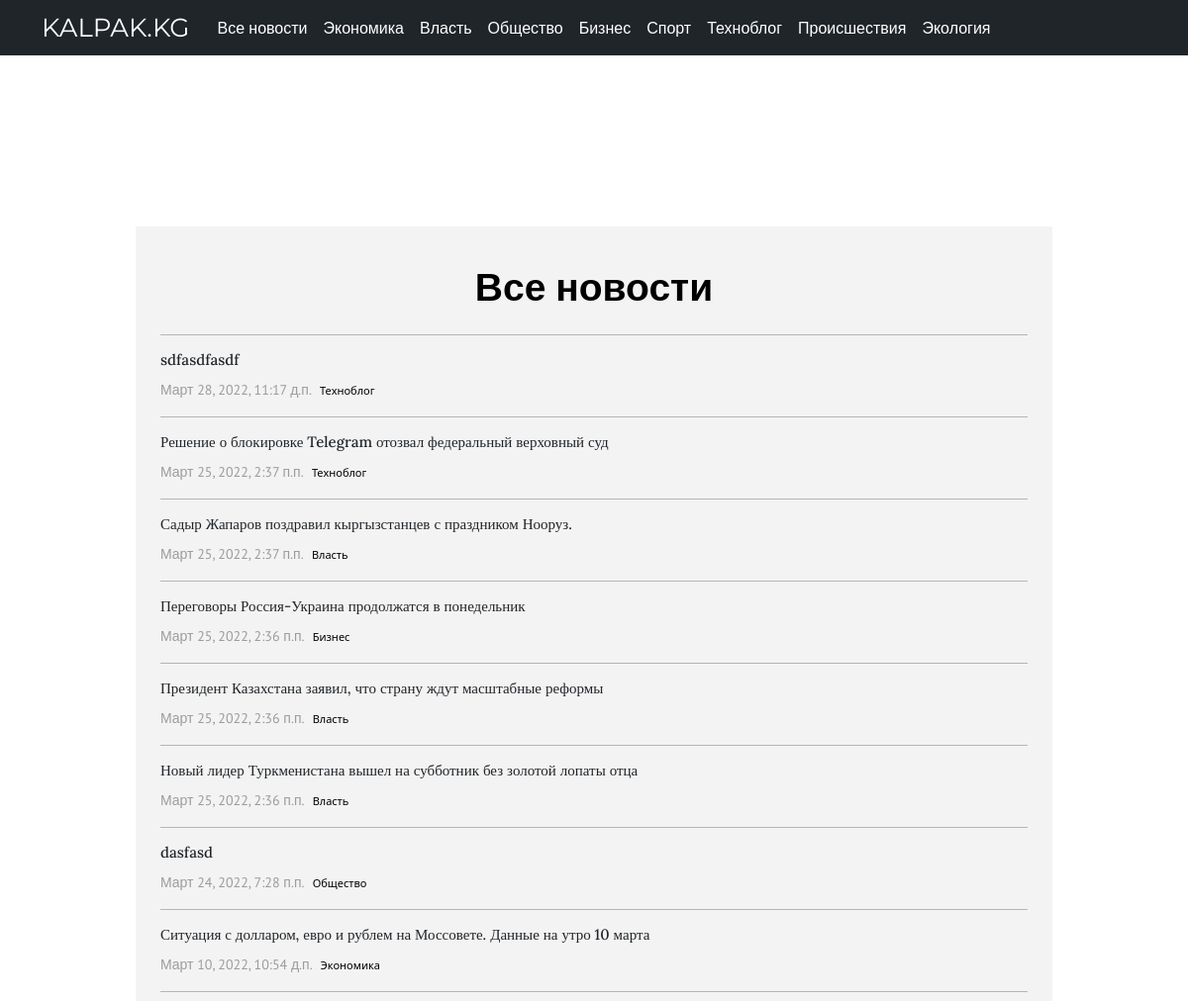
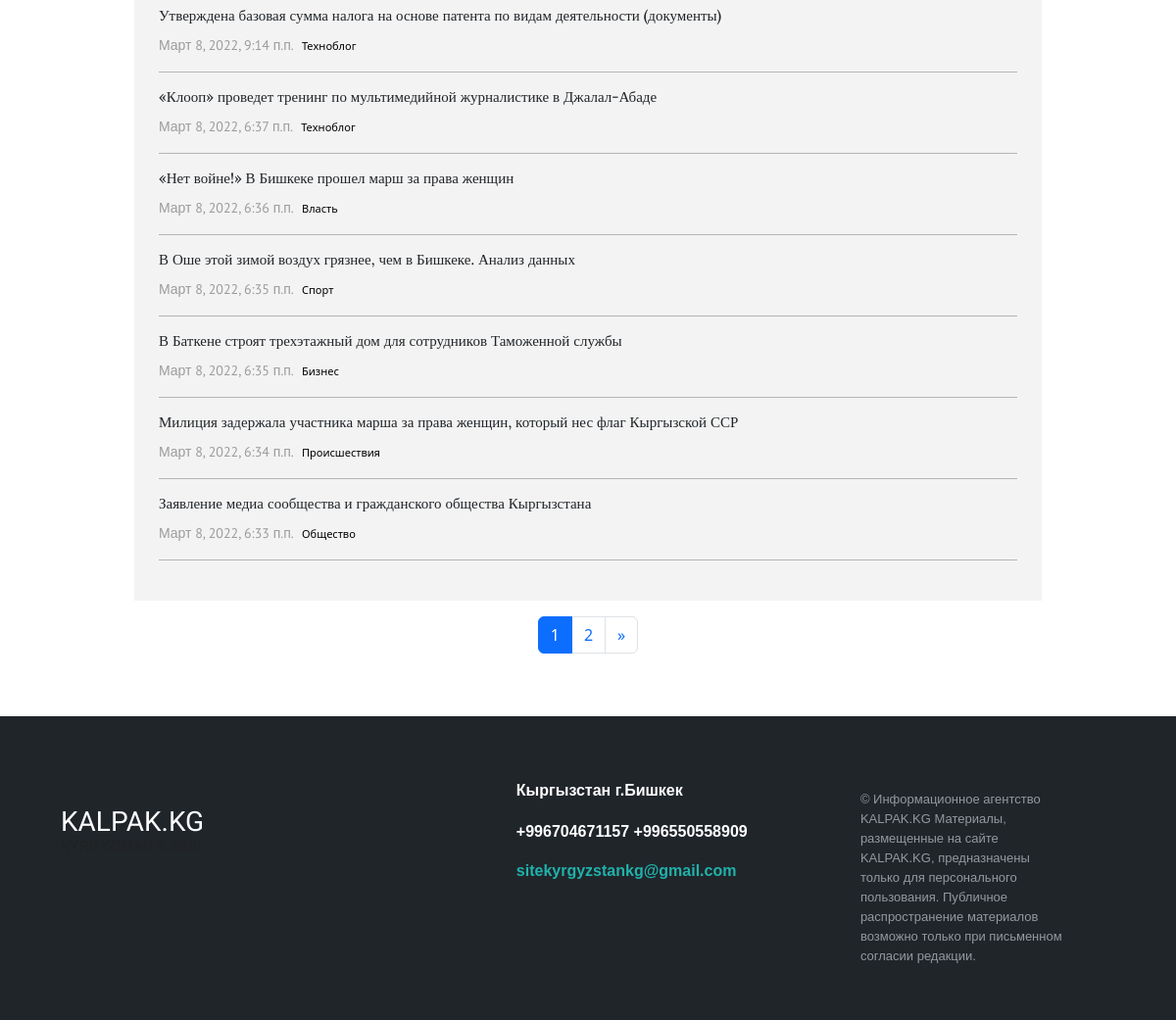
The page /all-news/ on the database its author committed (2 pictures, top to bottom).
### core/models.py (models this page shows, shortened)
class HeadingArticle(models.Model):
    title = models.CharField(max_length=255)
    class Meta:
        verbose_name = "Рубрика"
        verbose_name_plural = "Рубрики"
    def __str__(self):
        return self.title

class Article(models.Model):
    title = models.CharField(max_length=255, null=True, blank=True)
    tt = models.CharField(max_length=255, null=True, blank=True, verbose_name="Подтекст")
    text = models.TextField()
    slug = models.SlugField(max_length=255, unique=True, db_index=True, verbose_name="URL", null=True, blank=True)
    author = models.ForeignKey(
        to="Author",
        on_delete=models.SET_NULL,
        null=True, blank=True,
        related_name="article",
        verbose_name=_("Автор")
    )
    heading = models.ForeignKey(
        to="HeadingArticle",
        on_delete=models.PROTECT,
        null=True,
        related_name="article",
        verbose_name=_("Рубрика")
    )
    readers = models.ManyToManyField(
        to=User,
        related_name="readed_articles",
        blank=True,
        verbose_name=_("Читатели")
    )
    views = models.IntegerField(default=0, verbose_name=_("Просмотры"))
    created_at = models.DateTimeField(
        auto_now_add=True,
        null=True,
    )
    main_article = models.BooleanField(default=False, verbose_name=_("Первая новость"))
    text_article = models.BooleanField(default=False, verbose_name=_("Текстовые новости"))
    center_article = models.BooleanField(default=False)
    right_panel_article = models.BooleanField(default=False, verbose_name=_("Главные новости"))
    pagination_article = models.BooleanField(default=False, verbose_name=_("Архивные"))
    updated_at = models.DateTimeField(auto_now=True)
    is_active = models.BooleanField(default=True)
    metades = models.TextField(null=True, blank=True, verbose_name=_("Ключевые слова"))
    picture = models.ImageField(
        upload_to="articles_image",
        null=True, blank=True,
        verbose_name="Главная картинка статьи"
    )

### core/views.py (the view)
# urls.py: path('all-news/', views.article_page_2, name="article_page_2"),
def article_page_2(request):
    articles = Article.objects.all()
    articles = Article.objects.order_by('-created_at')
    heading = HeadingArticle.objects.all()
    paginator = Paginator(articles, per_page=15)
    page_number = request.GET.get('page', 1)
    page_obj = paginator.get_page(page_number)
    context = {
        "page_obj": page_obj,
        "articles": page_obj.object_list,
        "paginator": paginator,
        "heading": heading,
        "page_number": int(page_number)
    }
    return render(request, "articles2.html", context=context)

### core/templates/articles2.html (shortened to what this page needs)
{% extends 'base.html' %}
{% block content %}
    <div class="container mt-custom">
        <div class="ads_block">
        </div>
      </div>
      <div class="container">
        <div class="row">
          <div class="col-md-1"></div>
          <div class="col-md-10 mt-3">
            <div class="black_block_news2 mt-5">
              <h1 class="zago_main3 mt-2 mb-4 text-md-center">Все новости</h1>
              <hr>
              {% for article in articles %}
                <h1 class="link-text3"><a href="{% url 'article' article.slug %}" class="text-decoration-none text-dark">{{ article.title }}</a></h1>
                <div class="date_time5 d-inline me-1">{{ article.created_at }}</div>
                <h6 class="page_2_title2 d-inline">{{ article.heading }}</h6>
                <hr class="mt-3">
              {% endfor %}
            </div>
          </div>
          <div class="col-md-1">
          </div>
        </div>
    </div>
      <div class="container mt-3">
        <div class="row">
          <div class="col-md-4 col-sm-4"></div>
          <div class="col-md-4 col-sm-4">
            <div class="button-wrapper">
              <ul class="pagination">
                  {% for i in paginator.page_range %}
                    <li class="page-item {% if i == page_number %}active{% endif %}">
                      {% if i >= page_obj.number|add:-4 and i <= page_obj.number|add:4  %}
                        <a href="?page={{ i }}" class="page-link">{{ i }}</a>
                      </li>
                    {% endif %}
                {% endfor %}
                {% if page_obj.has_next %}
                  <li class="page-item">
                    <a class="page-link" href="?page={{ page_obj.next_page_number }}" aria-label="Next">
                      <span aria-hidden="true">&raquo;</span>
                    </a>
                  </li>
                {% endif %}
              </ul>
          </div>
          </div>
          <div class="col-md-4 col-sm-4"></div>
        </div>
      </div>
{% endblock %}

### core/templates/base.html (shortened to what this page needs)
{% load static %}
<!DOCTYPE html>
<html lang="en">
<head>
    <link rel="stylesheet" type="text/css" href="{% static 'style.css' %}?{% now "U" %}">
    <link href="https://cdn.jsdelivr.net/npm/bootstrap@5.1.3/dist/css/bootstrap.min.css" rel="stylesheet">
<link href="/docs/5.1/dist/css/bootstrap.min.css" rel="stylesheet">
<body>
  <nav class="navbar fixed-top navbar-expand-lg navbar-dark bg-custom">
      <div class="container">
        <a class="logo" href="{% url 'main' %}">KALPAK.KG</a>
        <div class="collapse navbar-collapse" id="navbarNav">
          <ul class="navbar-nav linkss">
            <li class="nav-item">
              <a class="nav-link text-white" aria-current="page" href="{% url 'article_page_2' %}">Все новости</a>
            </li>
          {% for headings in heading %}
            <li class="nav-item">
              <a class="nav-link text-white" href="{% url 'heading' headings.id %}">{{ headings.title }}</a>
            </li>
          {% endfor %}
          </ul>
        </div>
      </div>
  </nav>
  {% block content %}
  {% endblock %}
<footer class="footer-distributed mt-5">
  <div class="container">
  <div class="footer-left">
  <br>
  <br>
  <h3>KALPAK.KG</h3>
  <p class="footer-company-name">KYRGYZSTAN © 2020</p>
  </div>
  <div class="footer-center">
  <div>
      <p>Кыргызстан г.Бишкек</p>
  </div>
  <div>
      <p>+996704671157</p>
      <p>+996550558909</p>
  </div>
  <div>
      <p><a href="mailto:support@company.com">sitekyrgyzstankg@gmail.com</a></p>
  </div>
  </div>
  <div class="footer-right">
  <p class="footer-company-about">
      © Информационное агентство KALPAK.KG
Материалы, размещенные на сайте KALPAK.KG, предназначены только для персонального пользования. Публичное распространение материалов возможно только при письменном согласии редакции.
  </p>
  </div>
  </div>
</footer>
</head>
</body>
</html>

### core/static/style.css (style rules this page uses)
body { background-color: #e8e8e8; }
.logo { font-family: 'Montserrat', sans-serif; font-size: 26px; text-decoration: none; color: white; margin-right: 20px; }
.linkss { font-family: 'PT Sans', sans-serif; font-weight: normal; }
.mt-custom { margin-top: 75px; }
.link-text3 { text-decoration: none; color: black; transition-duration: 0.3s; font-family: 'Lora', serif; font-size: 15px; }
.date_time5 { color: #9c9c9c; font-family: 'PT Sans', sans-serif; font-weight: 400; font-size: 11px; }
.date_time5 { color: #9c9c9c; font-family: 'PT Sans', sans-serif; font-weight: normal; font-size: 14px; margin-bottom: 15px; }
.page_2_title2 { font-size: 11px; font-weight: 400; }
.button-wrapper { display: flex; justify-content: center; }
.ads_block { width: 100%; height: 90px; color: white; text-align: center; font-size: 55px; }
.zago_main3 { font-family: 'PT Sans', sans-serif; font-weight: bolder; font-size: 39px; }
.footer-distributed { background: #20252a; box-shadow: 0 1px 1px 0 rgba(0, 0, 0, 0.12); box-sizing: border-box; width: 100%; text-align: left; font: bold 16px sans-serif; padding: 55px 50px; }
.footer-distributed .footer-left, .footer-distributed .footer-center, .footer-distributed .footer-right { display: inline-block; vertical-align: top; }
.footer-distributed .footer-left { width: 40%; }
.footer-distributed h3 { color: #ffffff; font-family: 'Montserrat Alternates', sans-serif; margin: 0; }
.footer-distributed .footer-company-name { color: #222; font-size: 14px; font-weight: normal; margin: 0; }
.footer-distributed .footer-center { width: 35%; }
.footer-distributed .footer-center p { display: inline-block; color: #ffffff; vertical-align: middle; margin:0; }
.footer-distributed .footer-center p a { color: lightseagreen; text-decoration: none;; }
.footer-distributed .footer-right { width: 20%; }
.footer-distributed .footer-company-about { line-height: 20px; color: #92999f; font-size: 13px; font-weight: normal; margin: 0; }
.bg-custom { background-color: #20252a; }
.black_block_news2 { background-color: #f3f3f3; max-width: 100%; color: black; padding-left: 25px; padding-right: 25px; padding-bottom: 25px; padding-top: 30px; height: auto; margin-top: 17px; }

### core/templates/base.html (style rules this page uses)
body { background: #faf7f7; }

### rows shown on the page
HeadingArticle: title "Экономика"
HeadingArticle: title "Власть"
HeadingArticle: title "Общество"
HeadingArticle: title "Бизнес"
HeadingArticle: title "Спорт"
HeadingArticle: title "Техноблог"
HeadingArticle: title "Происшествия"
HeadingArticle: title "Экология"
Article: title "sdfasdfasdf", created_at "Март 28, 2022, 11:17 д.п.", heading "Техноблог"
Article: title "Решение о блокировке Telegram отозвал федеральный верховный суд", created_at "Март 25, 2022, 2:37 п.п.", heading "Техноблог"
Article: title "Садыр Жапаров поздравил кыргызстанцев с праздником Нооруз.", created_at "Март 25, 2022, 2:37 п.п.", heading "Власть"
Article: title "Переговоры Россия-Украина продолжатся в понедельник", created_at "Март 25, 2022, 2:36 п.п.", heading "Бизнес"
Article: title "Президент Казахстана заявил, что страну ждут масштабные реформы", created_at "Март 25, 2022, 2:36 п.п.", heading "Власть"
Article: title "Новый лидер Туркменистана вышел на субботник без золотой лопаты отца", created_at "Март 25, 2022, 2:36 п.п.", heading "Власть"
Article: title "dasfasd", created_at "Март 24, 2022, 7:28 п.п.", heading "Общество"
Article: title "Ситуация с долларом, евро и рублем на Моссовете. Данные на утро 10 марта", created_at "Март 10, 2022, 10:54 д.п.", heading "Экономика"
Article: title "Утверждена базовая сумма налога на основе патента по видам деятельности (документы)", created_at "Март 8, 2022, 9:14 п.п.", heading "Техноблог"
Article: title "«Клооп» проведет тренинг по мультимедийной журналистике в Джалал-Абаде", created_at "Март 8, 2022, 6:37 п.п.", heading "Техноблог"
Article: title "«Нет войне!» В Бишкеке прошел марш за права женщин", created_at "Март 8, 2022, 6:36 п.п.", heading "Власть"
Article: title "В Оше этой зимой воздух грязнее, чем в Бишкеке. Анализ данных", created_at "Март 8, 2022, 6:35 п.п.", heading "Спорт"
Article: title "В Баткене строят трехэтажный дом для сотрудников Таможенной службы", created_at "Март 8, 2022, 6:35 п.п.", heading "Бизнес"
Article: title "Милиция задержала участника марша за права женщин, который нес флаг Кыргызской ССР", created_at "Март 8, 2022, 6:34 п.п.", heading "Происшествия"
Article: title "Заявление медиа сообщества и гражданского общества Кыргызстана", created_at "Март 8, 2022, 6:33 п.п.", heading "Общество"

### other values the page prints
{{ i }} "1" "2"
